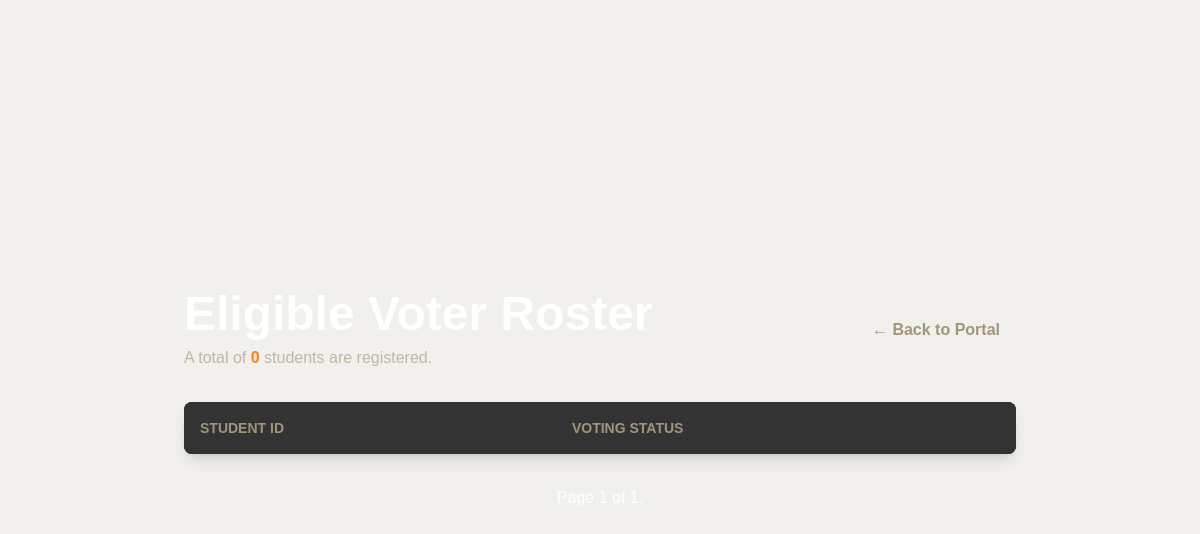
The app's page /officer/voter-list/?page=3 (signed in), older data.
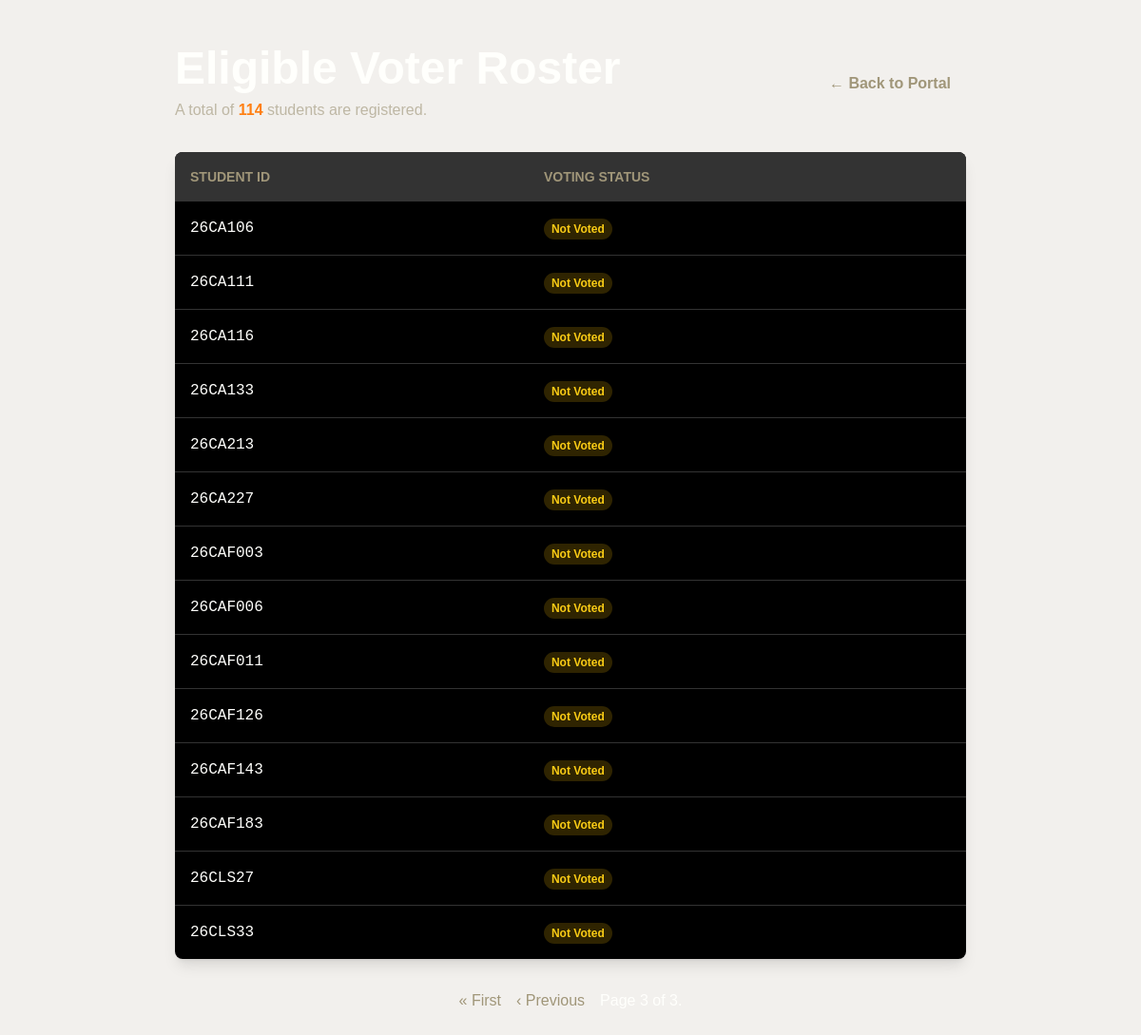
The same page, newer data.
### core/models.py (models this page shows, shortened)
class Student(models.Model):
    university = models.ForeignKey(University, on_delete=models.CASCADE, related_name='students')
    student_id = models.CharField(max_length=50)
    has_voted = models.BooleanField(default=False)
    class Meta:
        unique_together = ('university', 'student_id')

### core/views.py (the view)
# urls.py: path('officer/voter-list/', views.voter_list_view, name='voter_list'),
@login_required(login_url='officer_login')
@user_passes_test(is_superuser, login_url='officer_login')
def voter_list_view(request):
    university = get_current_university(request)
    student_list = Student.objects.filter(university=university).order_by('student_id')
    paginator = Paginator(student_list, 50) # Show 50 students per page
    page_number = request.GET.get('page')
    page_obj = paginator.get_page(page_number)
    context = {
        'page_obj': page_obj,
        'total_students': student_list.count()
    }
    return render(request, 'voter_list.html', context)

### core/views.py (called while the page is built)
def is_superuser(user):
    return user.is_superuser

def get_current_university(request):
    if request.user.is_authenticated:
        try:
            profile = Profile.objects.select_related('university').get(user=request.user)
            return profile.university
        except Profile.DoesNotExist:
            pass
    return University.objects.first()

### templates/voter_list.html (shortened to what this page needs)
{% extends 'base.html' %}
{% block content %}
<div class="w-full max-w-4xl mx-auto p-4 md:p-8">
    <div class="flex justify-between items-center mb-8">
        <div>
            <h1 class="text-3xl md:text-5xl font-semibold text-baby_powder">Eligible Voter Roster</h1>
            <p class="text-khaki mt-2">A total of <span class="text-orange_wheel font-bold">{{ total_students }}</span> students are registered.</p>
        </div>
        <a href="{% url 'officer_portal' %}" class="py-2 px-4 rounded-lg text-khaki-400 font-semibold hover:bg-black-500 hover:text-baby_powder transition-colors">
            &larr; Back to Portal
        </a>
    </div>
    <div class="bg-black-500 rounded-lg shadow-lg overflow-hidden">
        <table class="w-full text-left">
            <thead class="bg-black-600 text-khaki-400 uppercase text-sm">
                <tr>
                    <th class="p-4">Student ID</th>
                    <th class="p-4">Voting Status</th>
                </tr>
            </thead>
            <tbody class="divide-y divide-black-600">
                {% for student in page_obj %}
                <tr class="text-baby_powder">
                    <td class="p-4 font-mono">{{ student.student_id }}</td>
                    <td class="p-4">
                        {% if student.has_voted %}
                            <span class="px-2 py-1 text-xs font-semibold rounded-full bg-green-500/20 text-green-400">Voted</span>
                        {% else %}
                            <span class="px-2 py-1 text-xs font-semibold rounded-full bg-yellow-500/20 text-yellow-400">Not Voted</span>
                        {% endif %}
                    </td>
                </tr>
                {% endfor %}
            </tbody>
        </table>
    </div>
    <div class="mt-8 flex justify-center items-center space-x-4 text-khaki-400">
        {% if page_obj.has_previous %}
            <a href="?page=1" class="hover:text-orange_wheel">&laquo; First</a>
            <a href="?page={{ page_obj.previous_page_number }}" class="hover:text-orange_wheel">&lsaquo; Previous</a>
        {% endif %}
        <span class="text-baby_powder">
        </span>
    </div>
</div>
{% endblock %}

Row changes from the older to the newer data that the page shows:
added Student: student_id "26CA106", has_voted "Not Voted"
added Student: student_id "26CA111", has_voted "Not Voted"
added Student: student_id "26CA116", has_voted "Not Voted"
added Student: student_id "26CA133", has_voted "Not Voted"
added Student: student_id "26CA213", has_voted "Not Voted"
added Student: student_id "26CA227", has_voted "Not Voted"
added Student: student_id "26CAF003", has_voted "Not Voted"
added Student: student_id "26CAF006", has_voted "Not Voted"
added Student: student_id "26CAF011", has_voted "Not Voted"
added Student: student_id "26CAF126", has_voted "Not Voted"
added Student: student_id "26CAF143", has_voted "Not Voted"
added Student: student_id "26CAF183", has_voted "Not Voted"
added Student: student_id "26CLS27", has_voted "Not Voted"
added Student: student_id "26CLS33", has_voted "Not Voted"
Text that changed along with them:
{{ total_students }}: "0" → "114"
text now shown: "« First ‹ Previous"
